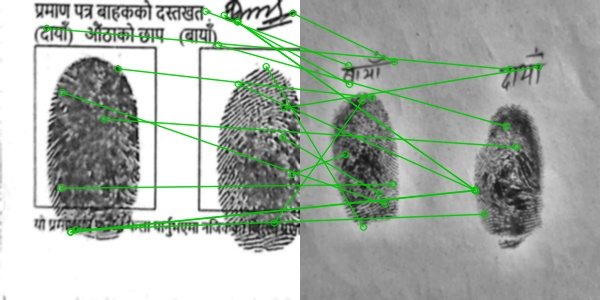
#> input picture backend/check_crop.jpg, 600 x 300 px, given in place of out.png, which was not available
$ python document_forensics.py out.png
#> lines starting #> are read from the running program, lines starting #| are printed output that depends on the picture; after the words box and inside, x2 and y2 are one past the last pixel; in counts of white or black regions, pixels touching at a corner belong together; pictures that were not available may be replaced by others from this repository, and a replacement may not be noted
# modules/document_forensics.py — Module 1: Document Forensics
# Input:  path to an ID document image
# Output: a dict with risk points, plain-English reasons, and raw numbers
#
# THREE CHECKS:
#   1. ELA (Error Level Analysis) -> detects edited/pasted regions  -> "tamper"
#   2. EXIF metadata             -> missing = screenshot signature  -> "missing_exif"
#                                -> editing-software tag (Photoshop) -> "editing_software"
#   3. FFT / Moiré               -> photo-of-a-screen detection      -> "screen_replay"
#
# SAFETY RULE (non-negotiable): if any check crashes or can't analyze the
# image, it ADDS its risk points. An unanalyzable document is treated as
# suspicious, never waved through. This is why every check is wrapped in
# try/except that fails *closed*.

import io
import cv2
import numpy as np
from PIL import Image, ImageChops
from PIL.ExifTags import TAGS

# --- Risk weights (from your spec). Keep them here so they're easy to tune. ---
RISK_WEIGHTS = {
    "tamper": 30,
    "editing_software": 25,
    "missing_exif": 12,
    "screen_replay": 20,
}

# --- Thresholds you will CALIBRATE on your own images (see test block) ---
ELA_MAX_THRESHOLD = 95.0     # higher ELA peak = more likely edited
SCREEN_REPLAY_RATIO = 4.5    # higher FFT peak ratio = more likely a screen photo


def _check_ela(image_path):
    """Recompress the image and measure where it 'breaks'. Freshly edited or
    pasted regions compress differently from the rest, showing up as bright
    spots in the difference. We flag on the brightest difference (the peak)."""
    weight = RISK_WEIGHTS["tamper"]
    try:
        original = Image.open(image_path).convert("RGB")

        # Re-save as JPEG at a known quality, then reopen. This is the trick:
        # an untouched image compresses uniformly; edited areas don't.
        buf = io.BytesIO()
        original.save(buf, "JPEG", quality=90)
        buf.seek(0)
        recompressed = Image.open(buf)

        # Pixel-by-pixel difference between original and recompressed.
        diff = ImageChops.difference(original, recompressed)
        ela = np.asarray(diff, dtype=np.float32)

        max_diff = float(ela.max())    # brightest single point (the tell)
        mean_diff = float(ela.mean())  # overall noise level (for context)

        triggered = max_diff >= ELA_MAX_THRESHOLD
        return {
            "name": "tamper",
            "triggered": triggered,
            "points": weight if triggered else 0,
            "reason": "Document shows signs of digital editing (error-level analysis)" if triggered else None,
            "pass_note": None if triggered else "No editing artifacts detected in the document",
            "detail": {"ela_max": round(max_diff, 1), "ela_mean": round(mean_diff, 2),
                       "threshold": ELA_MAX_THRESHOLD},
        }
    except Exception as e:
        # FAIL CLOSED: could not analyze -> treat as tampered.
        return {
            "name": "tamper", "triggered": True, "points": weight,
            "reason": "Document could not be analyzed for editing — treated as suspicious",
            "pass_note": None, "detail": {"error": str(e)},
        }


def _check_metadata(image_path):
    """Camera photos carry EXIF metadata (camera model, timestamp, etc.).
    Screenshots and downloads usually have NONE. Edited files sometimes carry
    a 'Software' tag like 'Adobe Photoshop'. Returns a LIST because it can
    raise two separate signals."""
    results = []
    try:
        img = Image.open(image_path)
        exif = img.getexif()

        if not exif or len(exif) == 0:
            # No metadata at all — classic screenshot/download signature.
            results.append({
                "name": "missing_exif", "triggered": True,
                "points": RISK_WEIGHTS["missing_exif"],
                "reason": "Document has no camera metadata — likely a screenshot or download",
                "pass_note": None, "detail": {"exif_tags": 0},
            })
            return results

        # Metadata exists — look for an editing-software fingerprint.
        software = ""
        for tag_id, value in exif.items():
            if TAGS.get(tag_id) == "Software":
                software = str(value)

        editing_tools = ["photoshop", "gimp", "paint", "lightroom", "pixelmator", "affinity"]
        is_edited = any(tool in software.lower() for tool in editing_tools)

        results.append({
            "name": "editing_software",
            "triggered": is_edited,
            "points": RISK_WEIGHTS["editing_software"] if is_edited else 0,
            "reason": f"Document was processed by editing software ({software})" if is_edited else None,
            "pass_note": None if is_edited else "Document metadata is intact with no editing-software trace",
            "detail": {"software": software or "none", "exif_tags": len(exif)},
        })
        return results
    except Exception as e:
        # FAIL CLOSED: unreadable metadata -> treat as missing EXIF.
        return [{
            "name": "missing_exif", "triggered": True,
            "points": RISK_WEIGHTS["missing_exif"],
            "reason": "Document metadata could not be read — treated as suspicious",
            "pass_note": None, "detail": {"error": str(e)},
        }]


def _check_screen_replay(image_path):
    """Photographing a screen introduces a faint regular grid (Moiré pattern)
    from the screen's pixels. In the frequency domain (FFT) that grid shows up
    as sharp peaks away from the center. We measure how 'peaky' the spectrum
    is relative to its baseline."""
    weight = RISK_WEIGHTS["screen_replay"]
    try:
        img = cv2.imread(image_path, cv2.IMREAD_GRAYSCALE)
        if img is None:
            raise ValueError("OpenCV could not read the image")

        # Downscale large images for speed and consistent thresholds.
        h, w = img.shape
        scale = 512.0 / max(h, w)
        if scale < 1.0:
            img = cv2.resize(img, (int(w * scale), int(h * scale)))

        # 2D FFT, shifted so low frequencies sit in the center.
        f = np.fft.fftshift(np.fft.fft2(img))
        logmag = np.log1p(np.abs(f))

        # Zero out the central low-frequency blob — that's normal image content,
        # not the screen grid we're hunting for.
        cy, cx = np.array(logmag.shape) // 2
        logmag[cy - 20:cy + 20, cx - 20:cx + 20] = 0

        periphery = logmag[logmag > 0]
        peak = float(np.percentile(periphery, 99.9))   # strongest outer peaks
        median = float(np.median(periphery)) or 1e-6   # baseline
        ratio = peak / median

        triggered = ratio >= SCREEN_REPLAY_RATIO
        return {
            "name": "screen_replay",
            "triggered": triggered,
            "points": weight if triggered else 0,
            "reason": "Document appears to be a photo of a screen (Moiré pattern detected)" if triggered else None,
            "pass_note": None if triggered else "No screen-replay (Moiré) pattern detected",
            "detail": {"fft_peak_ratio": round(ratio, 2), "threshold": SCREEN_REPLAY_RATIO},
        }
    except Exception as e:
        # FAIL CLOSED: could not run FFT -> treat as screen replay.
        return {
            "name": "screen_replay", "triggered": True, "points": weight,
            "reason": "Document could not be checked for screen-replay — treated as suspicious",
            "pass_note": None, "detail": {"error": str(e)},
        }


def analyze_document(image_path):
    """Run all three checks and fuse them into one module result.
    This is the function the pipeline (and main.py) will call."""
    # Gather every signal. _check_metadata returns a list; the others single dicts.
    signals = [_check_ela(image_path)]
#> in _check_ela, original is the input picture: PIL image 600x300 RGB; mean R, G, B 167.5, 175.3, 167.5
#> in _check_ela, `diff = ImageChops.difference(original, recompressed)`:
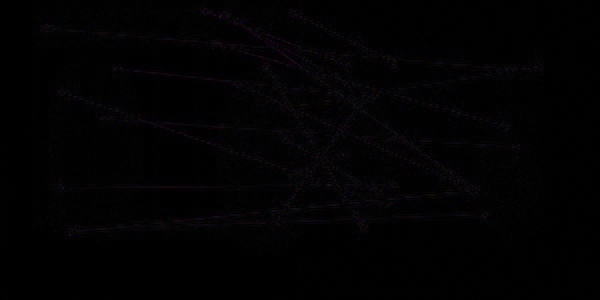
#> diff: PIL image 600x300 RGB; mean R, G, B 2.1, 1.6, 2.3
#> in _check_ela, `ela = np.asarray(diff, dtype=np.float32)`:
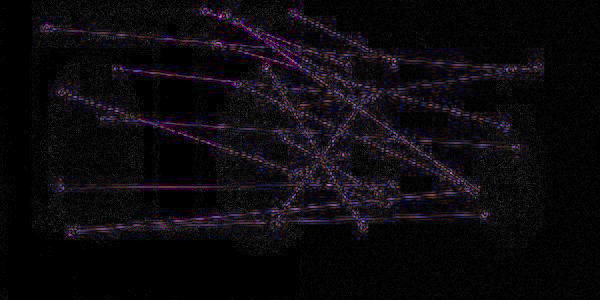
#> ela: shape (300, 600, 3) float32; mean R, G, B 2.1, 1.6, 2.3; drawn with min black and max white
#> in _check_ela, `max_diff = float(ela.max())`: max_diff = 41
#> in _check_ela, `mean_diff = float(ela.mean())`: mean_diff = 1.99
#> in _check_ela, `triggered = max_diff >= ELA_MAX_THRESHOLD`: triggered = False
    signals += _check_metadata(image_path)
#> signals = 2 items
    signals.append(_check_screen_replay(image_path))
#> in _check_screen_replay, `img = cv2.imread(image_path, cv2.IMREAD_GRAYSCALE)`:
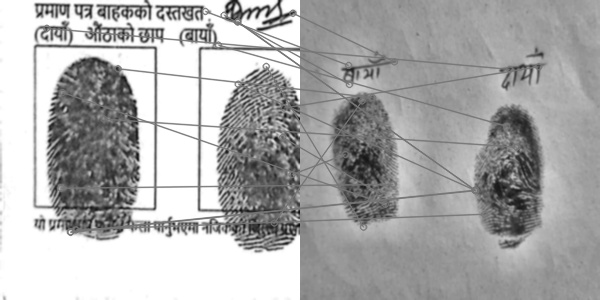
#> img: shape (300, 600); min 13, max 255, mean 172.2
#> in _check_screen_replay, `img = cv2.resize(img, (int(w * scale), int(h * scale)))`:
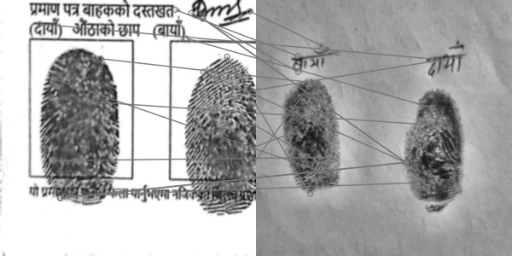
#> img: shape (256, 512); min 17, max 255, mean 172
#> in _check_screen_replay, `logmag = np.log1p(np.abs(f))`:
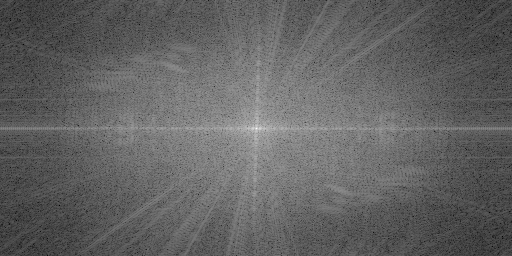
#> logmag: shape (256, 512) float64; min 1.44, max 16.93, mean 7.44; drawn with min black and max white
#> in _check_screen_replay, `logmag[cy - 20:cy + 20, cx - 20:cx + 20] = 0`:
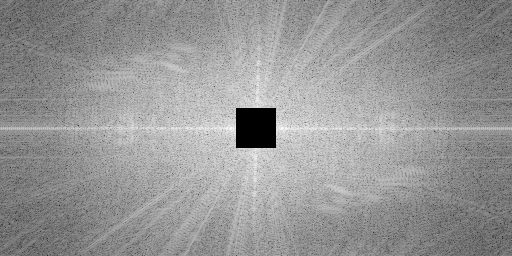
#> logmag: shape (256, 512) float64; 1.22% of pixels changed, all inside (x1, y1, x2, y2) = (236, 108, 276, 148); drawn with min black and max white
#> in _check_screen_replay, `peak = float(np.percentile(periphery, 99.9))`: peak = 11.3
#> in _check_screen_replay, `median = float(np.median(periphery)) or 1e-6`: median = 7.3
#> in _check_screen_replay, `ratio = peak / median`: ratio = 1.55
#> in _check_screen_replay, `triggered = ratio >= SCREEN_REPLAY_RATIO`: triggered = False

    risk_added = 0
    breakdown = {}
    reasons = []
    passed = []
    details = {}

    for s in signals:
        if s["triggered"]:
            risk_added += s["points"]
            breakdown[s["name"]] = s["points"]
            if s["reason"]:
                reasons.append(s["reason"])
        elif s.get("pass_note"):
            passed.append(s["pass_note"])
        details[s["name"]] = s["detail"]
#> this loop made 3 passes
#> risk_added on pass 2: 12
#> after the loop, breakdown = {'missing_exif': 12}; details = 3 items; passed = 2 items; reasons = 1 item; risk_added = 12

    return {
        "module": "document_forensics",
        "risk_added": risk_added,
        "signals": breakdown,    # only triggered signals, feeds signal_breakdown
        "reasons": reasons,      # plain-English flags, feeds explanation[]
        "passed": passed,        # clean-signal notes
        "details": details,      # raw numbers for the admin evidence panel
    }


# --- Standalone test / calibration tool ---
# Run from the backend/ folder:  python -m modules.document_forensics <image_path>
if __name__ == "__main__":
    import sys, json
    if len(sys.argv) < 2:
        print("Usage: python -m modules.document_forensics <path-to-image>")
        sys.exit(1)

    result = analyze_document(sys.argv[1])
#> result = 6 items
    print("\n" + "=" * 55)
    print(f"  DOCUMENT FORENSICS  ->  +{result['risk_added']} risk points")
#|   DOCUMENT FORENSICS  ->  +12 risk points
    print("=" * 55)
    if result["reasons"]:
        print("  FLAGS:")
        for r in result["reasons"]:
            print(f"    - {r}")
#> this loop made 1 pass
#|     - Document has no camera metadata — likely a screenshot or download
    if result["passed"]:
        print("  PASSED:")
        for p in result["passed"]:
            print(f"    - {p}")
#> this loop made 2 passes
#|     - No editing artifacts detected in the document
#|     - No screen-replay (Moiré) pattern detected
    print("\n  RAW NUMBERS (use these to calibrate thresholds):")
    print(json.dumps(result["details"], indent=4))
#| {
#|     "tamper": {
#|         "ela_max": 41.0,
#|         "ela_mean": 1.99,
#|         "threshold": 95.0
#|     },
#|     "missing_exif": {
#|         "exif_tags": 0
#|     },
#|     "screen_replay": {
#|         "fft_peak_ratio": 1.55,
#|         "threshold": 4.5
#> (further printed lines are left out)
    print()
